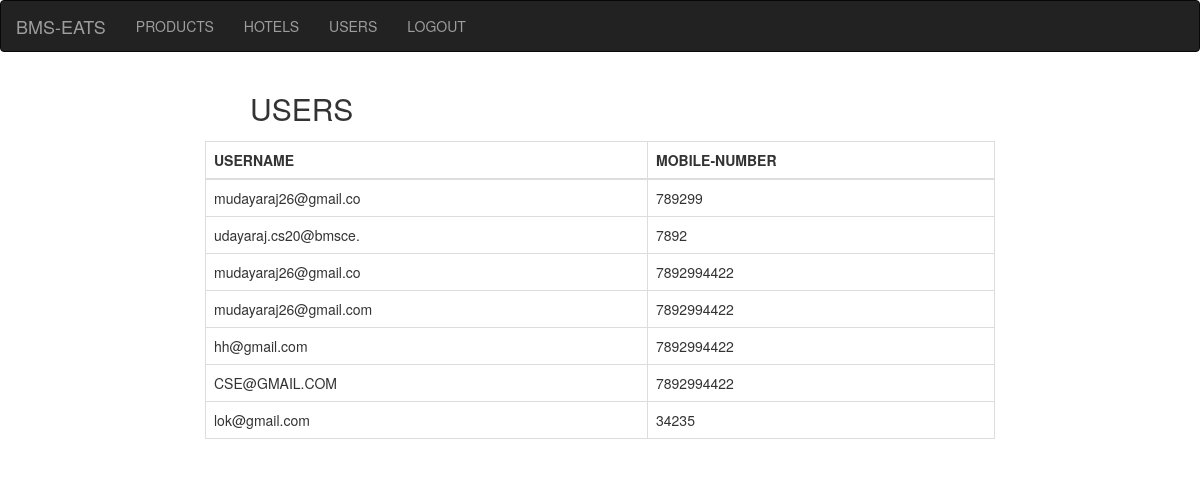
/admin/users.php, run on the app's committed database.
### tables this page shows
CREATE TABLE `users` (
  `username` varchar(30) NOT NULL,
  `mob` varchar(100) DEFAULT NULL,
  `password` varchar(100) DEFAULT NULL,
  `uid` int(10) NOT NULL
);

### admin/users.php (the view, shortened to what this page needs)
<?php
    include('config.php');
    $result = $db->query('SELECT * FROM users');
    $data_record = $result->num_rows;
?>
<!DOCTYPE html>
<html lang="en">
  <head> <title>USER-DETAILS</title>
    <link rel="stylesheet" href="http://maxcdn.bootstrapcdn.com/bootstrap/3.3.5/css/bootstrap.min.css">
  </head>
  <body>
    <?php include('navbar.php');?>
  <div class="row">
  <div class="col-md-4" style="margin-left:250px;">
  <h2>USERS</h2>
</div>
</div>
  <div class="row">
      <div class="col-md-4" style="margin-left:250px;MARGIN-BOTTOM:5PX;">
      </div>
  </div>
  <div class="row">
      <div class="col-md-2"></div>
      <div class="col-md-8">
           <table class="table table-bordered" cellspacing="0" width="100%">
            <thead>
                <tr>
                    <th>USERNAME</th>
                    <th>MOBILE-NUMBER</th>
                </tr>
            </thead>
            <tbody>
                <?php if(isset($result) && ($data_record) > 0)  : $i=1; ?>
                    <?php  while ($users = mysqli_fetch_object($result)) { ?>
                        <tr class="<?=$users->uid?>_del">
                            <td><?=$users->username;?></td>
                            <td><?=$users->mob;?></td>
                        </tr>
                <?php $i++; } ?>
            <?php else : echo '<tr><td colspan="8"><div align="center">-------No record found -----</div></td></tr>'; ?>
           <?php endif; ?>
            </tbody>
        </table>
      </div>
      <div class="col-md-2">
      </div>
  </div>
</body>
</html>

### admin/navbar.php (shortened to what this page needs)
<!DOCTYPE html>
<html lang="en">
<head>
    <link rel="stylesheet" href="http://maxcdn.bootstrapcdn.com/bootstrap/3.3.5/css/bootstrap.min.css">
</head>
<body>
    <nav class="navbar navbar-inverse">
        <div class="container-fluid">
            <div class="navbar-header">
                <a class="navbar-brand" href="#">BMS-EATS</a>
            </div>
            <ul class="nav navbar-nav">
                <li><a href="products.php">PRODUCTS</a></li>
                <li><a href="hotels.php">HOTELS</a></li>
                <li><a href="users.php">USERS</a></li>
                <li><a href="../login.php">LOGOUT</a></li>
            </ul>
        </div>
    </nav>
</body>
</html>

### data on the page
users: username "mudayaraj26@gmail.co", mob "789299"
users: username "udayaraj.cs20@bmsce.", mob "7892"
users: username "mudayaraj26@gmail.co", mob "7892994422"
users: username "mudayaraj26@gmail.com", mob "7892994422"
users: username "hh@gmail.com", mob "7892994422"
users: username "CSE@GMAIL.COM", mob "7892994422"
users: username "lok@gmail.com", mob "34235"
